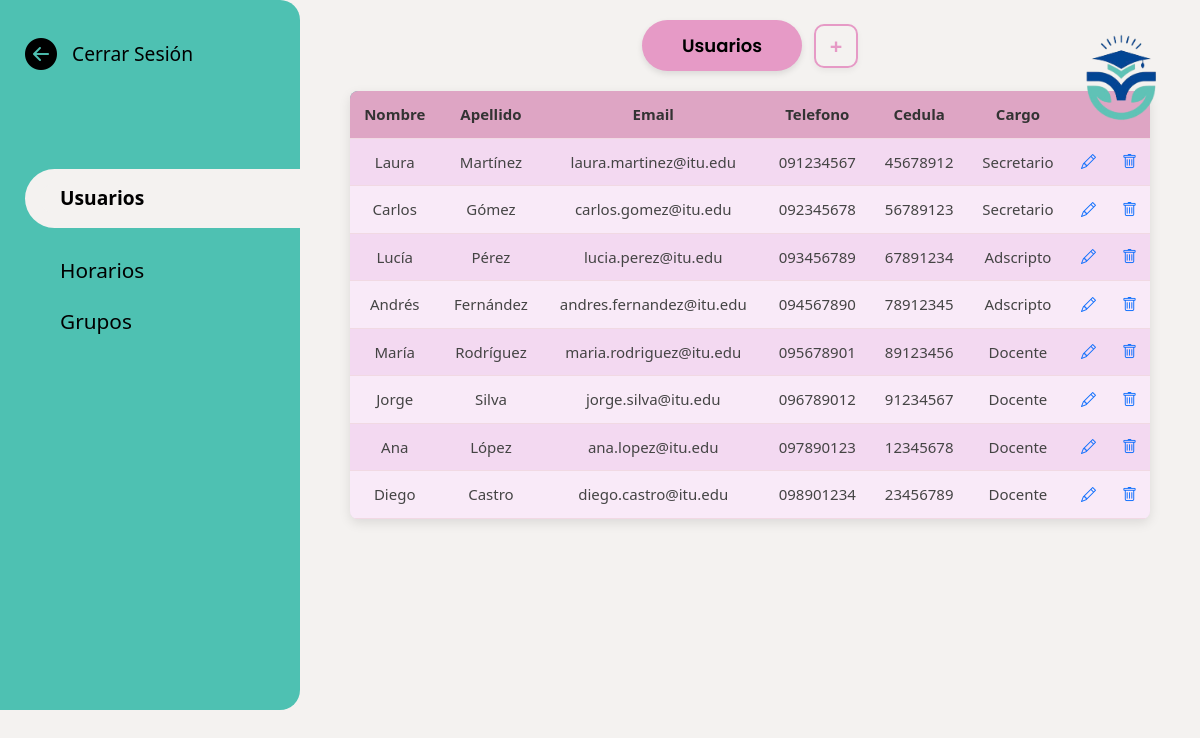
The page /users/secretario/usuario/secretario-usuario.php on the database its author committed.
### tables this page shows
CREATE TABLE usuario (
	id_usuario int PRIMARY KEY NOT NULL AUTO_INCREMENT,
	nombre_usuario varchar(120) NOT NULL,
	apellido_usuario varchar(120) NOT NULL,
	gmail_usuario varchar(200) NOT NULL,
	telefono_usuario varchar(9) NOT NULL,
	cargo_usuario VARCHAR(100) NOT NULL,
	ci_usuario int(8) NOT NULL,
	contrasenia_usuario VARCHAR(255) NOT NULL
);

### users/secretario/usuario/secretario-usuario.php (the view, shortened to what this page needs)
<?php
$conn = conectar_bd();
$sql = "SELECT * FROM usuario";
$query = mysqli_query($conn, $sql);
?>
<!DOCTYPE html>
<html lang="en">
<head>
    <link href="https://cdn.jsdelivr.net/npm/bootstrap@5.3.2/dist/css/bootstrap.min.css" rel="stylesheet"/>
    <link href="https://cdn.jsdelivr.net/npm/bootstrap-icons@1.10.5/font/bootstrap-icons.css" rel="stylesheet">
    <link rel="stylesheet" href="/css/style.css">
</head>
<body>
  <div class="container-fluid">
    <div class="row">
       <div class="col-md-3 barra-lateral d-none d-md-flex">
        <div class="volverGeneral">
          <div class="volver">
            <a href="../index.php"><i class="bi bi-arrow-left-circle-fill icono-volver"></i></a>
            <a href="../index.php">Cerrar Sesión</a>
          </div>
        </div>
     <a href="secretario-usuario.php" class="fw-semibold seleccionado mb-2">Usuarios</a>
        <a href="secretario-horario.php" class="nav-opciones">Horarios</a>
        <a href="secretario-grupo.php" class="nav-opciones">Grupos</a>
       </div>
<main class="col-md-9 principal-estudiantes" >
    <img src="../../../img/logo.png" alt="Logo" class="logo">
    <div class="bloque-agregar">
    <button class="etiqueta">Usuarios</button>
      <button class="agregar"
              data-bs-toggle="modal"
              data-bs-target="#modalUsuario"
              onclick="document.getElementById('accion').value='insertar';"> +
      </button>
  </div>
    <table class="tabla-reserva">
      <thead>
        <tr>
          <th>Nombre</th>
          <th>Apellido</th>
          <th>Email</th>
          <th>Telefono</th>
          <th>Cedula</th>
          <th>Cargo</th>
        </tr>
      </thead>
      <tbody>
        <?php
          while($row = mysqli_fetch_array($query)):
        ?>
       <tr>
          <td><?= $row['nombre_usuario']  ?></td>
          <td><?= $row['apellido_usuario']  ?></td>
          <td><?= $row['gmail_usuario']  ?></td>
          <td><?= $row['telefono_usuario']  ?></td>
          <td><?= $row['ci_usuario']  ?></td>
          <td><?= $row['cargo_usuario']  ?></td>
          <td><a class="agregar"
              data-bs-toggle="modal"
              data-bs-target="#update_modal<?= $row['id_usuario'] ?>"
              onclick="
              cargarEditar(
                '<?php echo $row['nombre_usuario']; ?>',
                '<?php echo $row['apellido_usuario']; ?>',
                '<?php echo $row['gmail_usuario']; ?>',
                '<?php echo $row['telefono_usuario']; ?>',
                '<?php echo $row['ci_usuario']; ?>',
                '<?php echo $row['cargo_usuario']; ?>',
                '<?php echo $row['id_usuario']; ?>'
                );"><i class="bi bi-pencil"></i>
          </a></td>
          <td><a href="delete_user_secretario.php?id_usuario=<?= $row['id_usuario']  ?>"><i class="bi bi-trash"></a></i></td>
        </tr>
        <?php
            endwhile;
            ?>
      </tbody>
    </table>
</main>
</body>
</html>

### css/style.css (style rules this page uses)
:root { --color-fondo: #f4f2f0; --color-barra-lateral: #4ec1b2; --color-estudiante: #6a98e3; --color-adscripto: #61dcb1; --color-docente: #F4B97D; --color-secretaria: #DEA5C4; }
body { font-family: 'Segoe UI', sans-serif; background-color: var(--color-fondo); padding: 0px; margin: 0px; }
a { text-decoration: none; }
.barra-lateral { background-color: var(--color-barra-lateral); height: 710px; border-top-right-radius: 20px; border-bottom-right-radius: 20px; padding: 30px 25px; color: black; display: flex; flex-direction: column; gap: 1.2rem; }
.volverGeneral { display: flex; align-items: baseline; justify-content: space-between; gap: 10px; font-size: 1.2rem; color: black; text-decoration: none; margin-bottom: 40px; font-weight: 500; }
.volver { display: flex; align-items: center; justify-content: space-around; gap: 15px; margin-bottom: 2rem; }
.icono-volver { font-size: 2rem; }
.volver a { color: black; }
.nav-opciones { display: flex; font-size: 1.3rem; color: black; border: none; background-color: transparent; text-align: left; padding: 0 35px; }
.seleccionado { display: flex; font-size: 1.2rem; border-style: solid; border-color: var(--color-fondo); border-width: 15px 350px 15px 15px; border-radius: 40px 40px 40px 40px; background-color: var(--color-fondo); color: black; padding: 0 20px; }
.seleccionado, .nav-opciones { white-space: nowrap; }
.logo { position: absolute; top: 30px; right: 30px; width: 100px; }
.tabla-reserva { width: 100%; max-width: 800px; border-collapse: collapse; background-color: #f3d9f1; border-radius: 8px; overflow: hidden; }
.tabla-reserva thead { background-color: #55c4b3; color: #000; }
.tabla-reserva th, .tabla-reserva td { padding: 12px; text-align: center; }
.tabla-reserva tbody tr:nth-child(even) { background-color: #f9eaf8; }
table { width: 80%; margin: 20px auto; background: #fffafc; color: #444; overflow: hidden; box-shadow: 0 4px 12px rgba(0,0,0,0.1); font-size: 15px; }
table th, table td { padding: 12px 15px; text-align: center; border-bottom: 1px solid #f1d9e3; }
table th { background: var(--color-secretaria); color: #333; font-weight: bold; }
table tr:nth-child(even) { background: #e2e8e6; }
.bloque-agregar { display: flex; align-items: center; gap: 12px; margin: 20px 0; justify-content: center; }
.bloque-agregar .etiqueta { background: #e69ac6; color: #000; border: none; padding: 12px 40px; border-radius: 50px; font-size: 18px; font-weight: 600; font-family: 'Poppins', sans-serif; box-shadow: 0 3px 6px rgba(0,0,0,0.1); transition: all 0.3s; }
.bloque-agregar .agregar { width: 44px; height: 44px; border: 2px solid #e69ac6; color: #e69ac6; font-size: 22px; font-weight: bold; border-radius: 10px; background: transparent; cursor: pointer; box-shadow: 0 3px 6px rgba(0,0,0,0.05); transition: all 0.3s; }

### rows shown on the page
usuario: nombre_usuario "Laura", apellido_usuario "Martínez", gmail_usuario "laura.martinez@itu.edu", telefono_usuario "091234567", ci_usuario "45678912", cargo_usuario "Secretario"
usuario: nombre_usuario "Carlos", apellido_usuario "Gómez", gmail_usuario "carlos.gomez@itu.edu", telefono_usuario "092345678", ci_usuario "56789123", cargo_usuario "Secretario"
usuario: nombre_usuario "Lucía", apellido_usuario "Pérez", gmail_usuario "lucia.perez@itu.edu", telefono_usuario "093456789", ci_usuario "67891234", cargo_usuario "Adscripto"
usuario: nombre_usuario "Andrés", apellido_usuario "Fernández", gmail_usuario "andres.fernandez@itu.edu", telefono_usuario "094567890", ci_usuario "78912345", cargo_usuario "Adscripto"
usuario: nombre_usuario "María", apellido_usuario "Rodríguez", gmail_usuario "maria.rodriguez@itu.edu", telefono_usuario "095678901", ci_usuario "89123456", cargo_usuario "Docente"
usuario: nombre_usuario "Jorge", apellido_usuario "Silva", gmail_usuario "jorge.silva@itu.edu", telefono_usuario "096789012", ci_usuario "91234567", cargo_usuario "Docente"
usuario: nombre_usuario "Ana", apellido_usuario "López", gmail_usuario "ana.lopez@itu.edu", telefono_usuario "097890123", ci_usuario "12345678", cargo_usuario "Docente"
usuario: nombre_usuario "Diego", apellido_usuario "Castro", gmail_usuario "diego.castro@itu.edu", telefono_usuario "098901234", ci_usuario "23456789", cargo_usuario "Docente"
